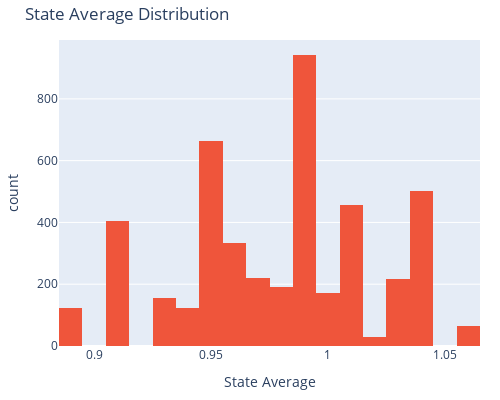

Notebook code cell kept with this figure:
### Markdown cell above
Next, do the same thing for the state averages. The range is smaller, which makes sense, as the previous Score distribution directly presents outliers.

### Code cell
fig = px.histogram(medicare_df, 
                   x='State Average', 
                   title='State Average Distribution', 
                   color_discrete_sequence=['#EF553B'])
fig.update_layout(width=500, height=400, margin=dict(l=20, r=20, b=20, t=40))
fig.show()

### Figure 1 — Plotly figure (JSON) as saved in the notebook; plotly's stock layout.template omitted (floating-point values rounded to 4 significant figures; data arrays with more than 128 entries replaced by an {"elided": "..."} marker saying what was removed)
{"data": [{"alignmentgroup": "True", "bingroup": "x", "hoverlabel": {"namelength": 0}, "hovertemplate": "State Average=%{x}<br>count=%{y}", "legendgroup": "", "marker": {"color": "#EF553B"}, "name": "", "offsetgroup": "", "orientation": "v", "showlegend": false, "type": "histogram", "x": {"elided": "4712 str values"}, "xaxis": "x", "yaxis": "y"}], "layout": {"barmode": "relative", "height": 400, "legend": {"tracegroupgap": 0}, "margin": {"b": 20, "l": 20, "r": 20, "t": 40}, "title": {"text": "State Average Distribution"}, "width": 500, "xaxis": {"anchor": "y", "domain": [0, 1], "title": {"text": "State Average"}}, "yaxis": {"anchor": "x", "domain": [0, 1], "title": {"text": "count"}}}}
